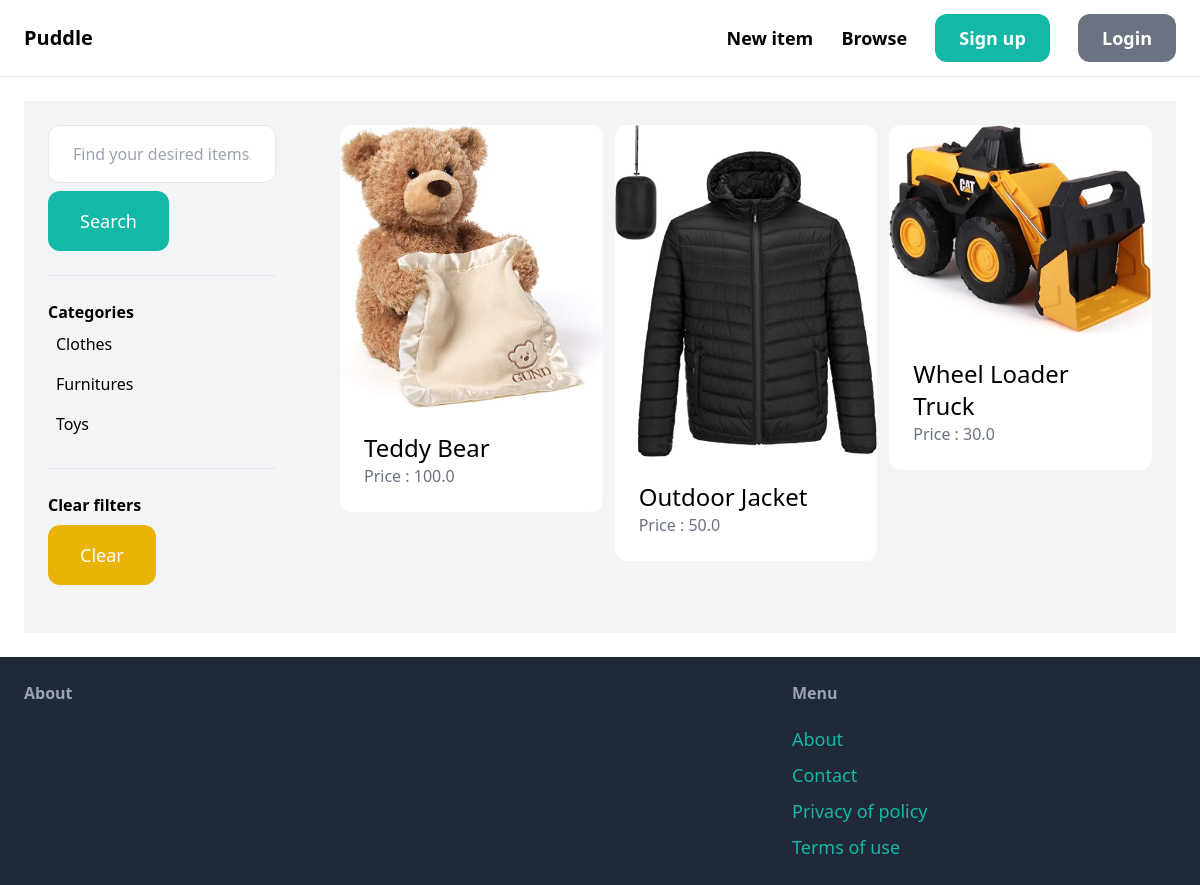
The app's page /items/, older data.
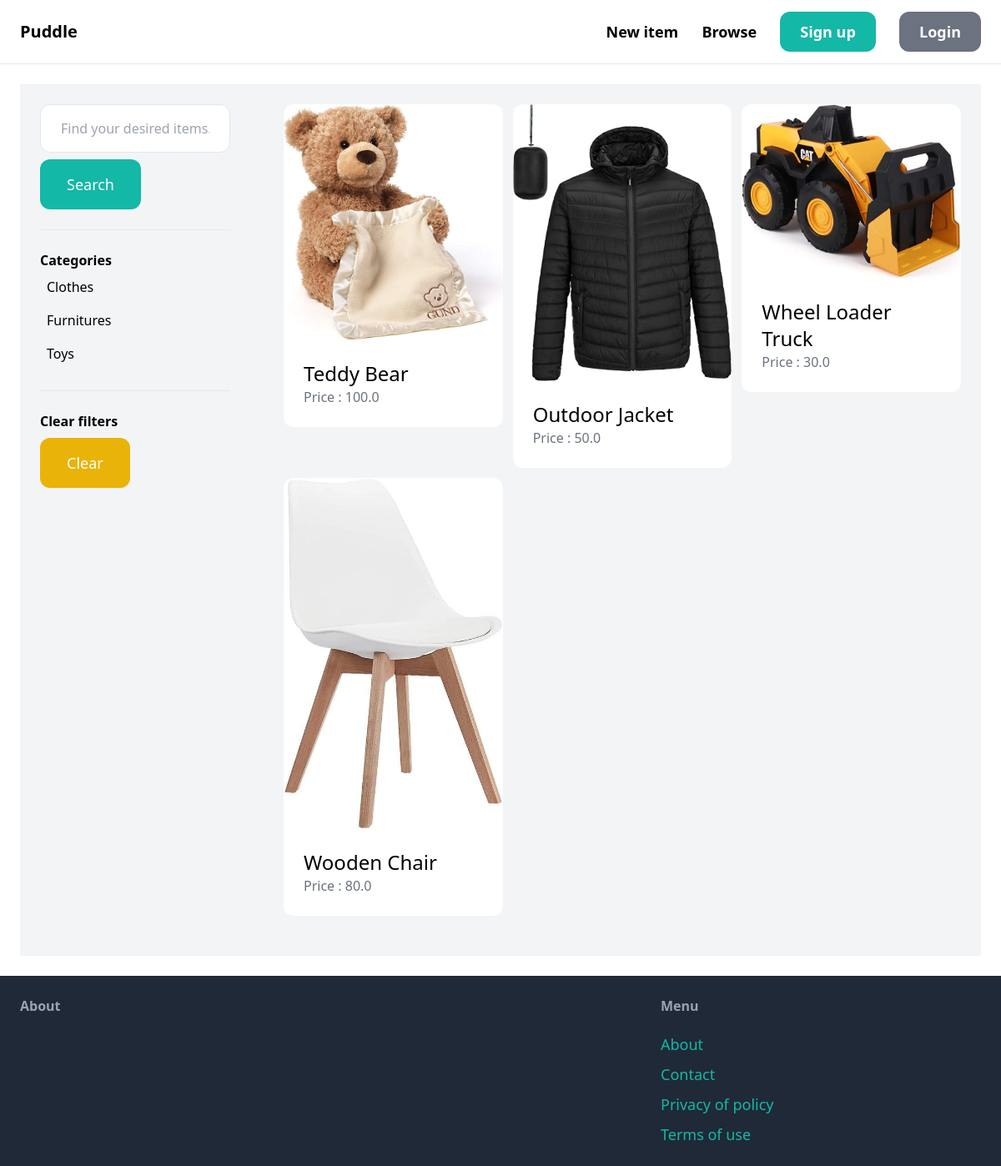
The same page, newer data.
### item/models.py (models this page shows, shortened)
class Category(models.Model):
    name = models.CharField(max_length=255)
    class Meta:
        ordering = ('name',)
        verbose_name_plural = "Categories"

class Item(models.Model):
    category = models.ForeignKey(Category, related_name='items', on_delete=models.CASCADE)
    name = models.CharField(max_length=255)
    description = models.TextField(blank=True, null=True)
    price = models.FloatField()
    image = models.ImageField(upload_to='item_images', blank=True, null=True)
    is_sold = models.BooleanField(default=False)
    created_by = models.ForeignKey(User, related_name='items', on_delete=models.CASCADE)
    created_at = models.DateTimeField(auto_now_add=True)

### item/views.py (the view)
# urls.py: path('', views.items, name='items'),
def items(request):
    category_id = int(request.GET.get('category', 0))
    query = request.GET.get('query', '')
    items = Item.objects.filter(is_sold=False)
    categories = Category.objects.all()
    if category_id:
        items = items.filter(category_id=category_id)
    if query:
        items = items.filter(Q(name__icontains=query) | Q(description__icontains=query))
    return render(request, 'item/items.html', {'items':items, 'query':query, 'categories':categories, 'category_id':int(category_id)})

### item/templates/item/items.html (shortened to what this page needs)
{% extends 'marketplace_app/base.html' %}
{% block content %}
    <div class="pb-6 grid grid-cols-4 gap-4 bg-gray-100">
        <div class="col-span-1 px-6 py-6">
            <form method='get' action="{% url 'item:items' %}">
                <input name="query" class="w-full py-4 px-6 border rounded-xl" type="text" value="{{ query }}" placeholder="Find your desired items...">
                <button class="mt-2 py-4 px-8 text-lg bg-teal-500 text-white rounded-xl">Search</button>
            </form>
            <hr class="my-6">
            <p class="font-semibold">Categories</p>
            <ul>
                {% for category in categories %}
                    <li class="py-2 px-2 rounded-xl {% if category.id == category_id %}bg-gray-200{% endif %}">
                        <a href="{% url 'item:items' %}?query={{ query }}&category={{ category.id }}">{{ category.name }}</a>
                    </li>
                {% endfor %}
            </ul>
            <hr class="my-6">
            <p class="font-semibold">Clear filters</p>
            <ul>
                <li><a href="{% url 'item:items' %}" class="mt-2 py-4 px-8 inline-block bg-yellow-500 text-lg rounded-xl text-white">Clear</a></li>
            </ul>
        </div>
        <div class="col-span-3 py-6 px-6">
            <div class="grid grid-cols-3 gap-3">
            {% for item in items %}
                <div>
                    <a href= "{% url 'item:detail' item.id %}">
                        <div>
                            <img src="{{ item.image.url }}" class="rounded-t-xl">
                        </div>
                        <div class="p-6 bg-white rounded-b-xl">
                            <h2 class="text-2xl">{{ item.name }}</h2>
                            <p class="text-gray-500">Price : {{ item.price }}</p>
                        </div>
                    </a>
                </div>
            {% endfor %}
            </div>
        </div>
    </div>
{% endblock %}

Row changes from the older to the newer data that the page shows:
added Item: image (picture), name "Wooden Chair", price "80.0"
